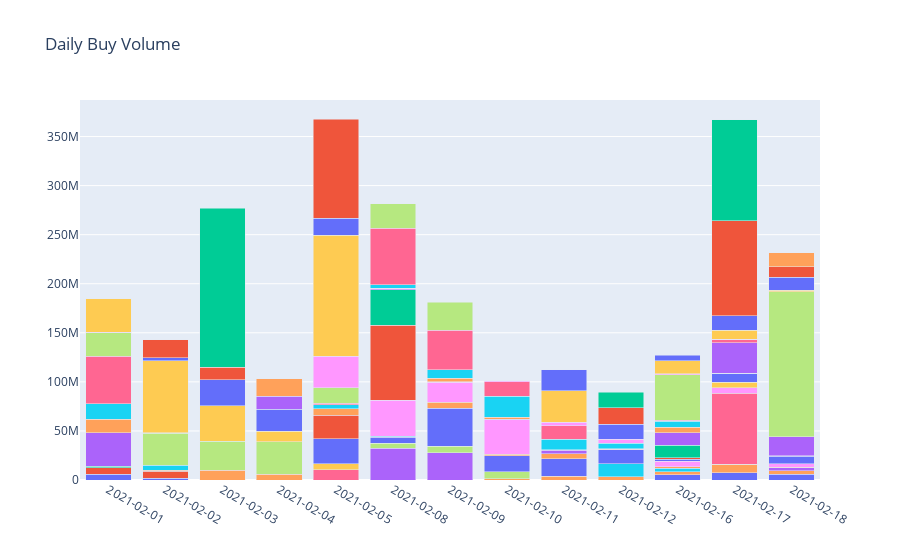

This figure's notebook cell:
### Code cell
traces = group_bc_traces("date", "abs_volume", "ticker", ["date"], df[df["signal"]=="Buy"])
fig = plot_traces(traces)
fig.update_layout(
    title="Daily Buy Volume",
    barmode='stack',
    xaxis={'categoryorder':'category ascending', 'type': 'category'}
)
fig.show()

### Figure 1 — Plotly figure (JSON) as saved in the notebook; plotly's stock layout.template omitted (floating-point values rounded to 4 significant figures)
{"data": [{"name": "BEAM", "showlegend": false, "type": "bar", "x": ["2021-02-01", "2021-02-02", "2021-02-16", "2021-02-17", "2021-02-18"], "y": [5805000.0, 1821000, 5490000.0, 7474885, 6082000.0]}, {"name": "BEKE", "showlegend": false, "type": "bar", "x": ["2021-02-01", "2021-02-02"], "y": [6823000.0, 7314000.0]}, {"name": "CDXS", "showlegend": false, "type": "bar", "x": ["2021-02-01"], "y": [1469000.0]}, {"name": "DKNG", "showlegend": false, "type": "bar", "x": ["2021-02-01", "2021-02-08", "2021-02-09"], "y": [33830000.0, 32520000.0, 27660000.0]}, {"name": "FATE", "showlegend": false, "type": "bar", "x": ["2021-02-01", "2021-02-02", "2021-02-03", "2021-02-04", "2021-02-10", "2021-02-11", "2021-02-12", "2021-02-16", "2021-02-17", "2021-02-18"], "y": [14170000.0, 564288, 9727000.0, 5648000.0, 1272000.0, 3734000.0, 3453000.0, 2747000.0, 8112000.0, 3418000.0]}, {"name": "LMT", "showlegend": false, "type": "bar", "x": ["2021-02-01", "2021-02-02", "2021-02-12", "2021-02-16"], "y": [15490000.0, 5403000.0, 13350000.0, 3596050]}, {"name": "NVDA", "showlegend": false, "type": "bar", "x": ["2021-02-01", "2021-02-05"], "y": [48380000.0, 10216341]}, {"name": "PCAR", "showlegend": false, "type": "bar", "x": ["2021-02-01", "2021-02-02", "2021-02-03", "2021-02-04", "2021-02-08", "2021-02-09", "2021-02-10"], "y": [24150000.0, 32647275, 29590000.0, 33210000.0, 5084000.0, 6742000.0, 7162000.0]}, {"name": "RPTX", "showlegend": false, "type": "bar", "x": ["2021-02-01", "2021-02-02"], "y": [387300.0, 317600.0]}, {"name": "TER", "showlegend": false, "type": "bar", "x": ["2021-02-01", "2021-02-02", "2021-02-03", "2021-02-04", "2021-02-05"], "y": [34410000.0, 73588176, 36310000.0, 11020000.0, 6270000.0]}, {"name": "NVS", "showlegend": false, "type": "bar", "x": ["2021-02-02", "2021-02-03", "2021-02-04", "2021-02-05", "2021-02-08", "2021-02-09", "2021-02-10", "2021-02-11", "2021-02-12"], "y": [2778000.0, 26800000.0, 22320000.0, 25550000.0, 5784000.0, 38836343, 16429912, 17960000.0, 14210000.0]}, {"name": "VRTX", "showlegend": false, "type": "bar", "x": ["2021-02-02", "2021-02-03", "2021-02-05"], "y": [18450000.0, 12470000.0, 23959650]}, {"name": "SPOT", "showlegend": false, "type": "bar", "x": ["2021-02-03"], "y": [161948552]}, {"name": "BILL", "showlegend": false, "type": "bar", "x": ["2021-02-04"], "y": [13400000.0]}, {"name": "PYPL", "showlegend": false, "type": "bar", "x": ["2021-02-04", "2021-02-05", "2021-02-09", "2021-02-10", "2021-02-11"], "y": [17540000.0, 6646000.0, 5776000.0, 1254000.0, 4901000.0]}, {"name": "KTOS", "showlegend": false, "type": "bar", "x": ["2021-02-05", "2021-02-08"], "y": [3999000.0, 1347000.0]}, {"name": "LGVW", "showlegend": false, "type": "bar", "x": ["2021-02-05", "2021-02-11", "2021-02-12"], "y": [1346360, 167300.0, 237700.0]}, {"name": "PTON", "showlegend": false, "type": "bar", "x": ["2021-02-05"], "y": [15823800]}, {"name": "REGN", "showlegend": false, "type": "bar", "x": ["2021-02-05", "2021-02-08", "2021-02-09", "2021-02-10"], "y": [32220000.0, 36330000.0, 20420000.0, 35050000.0]}, {"name": "SNAP", "showlegend": false, "type": "bar", "x": ["2021-02-05"], "y": [123400000.0]}, {"name": "TMO", "showlegend": false, "type": "bar", "x": ["2021-02-05"], "y": [17550000.0]}, {"name": "U", "showlegend": false, "type": "bar", "x": ["2021-02-05", "2021-02-08"], "y": [100940400, 76900000.0]}, {"name": "BABA", "showlegend": false, "type": "bar", "x": ["2021-02-08"], "y": [36130000.0]}, {"name": "EXPC", "showlegend": false, "type": "bar", "x": ["2021-02-08", "2021-02-09", "2021-02-10", "2021-02-11", "2021-02-18"], "y": [1314000.0, 666300.0, 626100.0, 3319000.0, 2993000.0]}, {"name": "KMTUY", "showlegend": false, "type": "bar", "x": ["2021-02-08", "2021-02-09", "2021-02-10", "2021-02-11", "2021-02-12", "2021-02-16", "2021-02-17", "2021-02-18"], "y": [227700.0, 3464000.0, 2141000.0, 537300.0, 600000, 1539000.0, 587900.0, 620589]}, {"name": "RHHBY", "showlegend": false, "type": "bar", "x": ["2021-02-08", "2021-02-09", "2021-02-10", "2021-02-11", "2021-02-12"], "y": [3171000.0, 8693000.0, 21270000.0, 10710000.0, 5811000.0]}, {"name": "SHOP", "showlegend": false, "type": "bar", "x": ["2021-02-08", "2021-02-09", "2021-02-10", "2021-02-11", "2021-02-17"], "y": [57670000.0, 40560000.0, 15110000.0, 13830000.0, 72370000.0]}, {"name": "TWTR", "showlegend": false, "type": "bar", "x": ["2021-02-08", "2021-02-09"], "y": [25210000.0, 28340000.0]}, {"name": "NTDOY", "showlegend": false, "type": "bar", "x": ["2021-02-10", "2021-02-11", "2021-02-12", "2021-02-16", "2021-02-17", "2021-02-18"], "y": [777700, 3579000.0, 3930000.0, 5577000.0, 5638000.0, 3495000.0]}, {"name": "CMLF", "showlegend": false, "type": "bar", "x": ["2021-02-11", "2021-02-17"], "y": [32420000.0, 5618000.0]}, {"name": "IRDM", "showlegend": false, "type": "bar", "x": ["2021-02-11", "2021-02-12", "2021-02-16", "2021-02-17", "2021-02-18"], "y": [21080000.0, 15360000.0, 2224000.0, 8819000.0, 7516000.0]}, {"name": "ISRG", "showlegend": false, "type": "bar", "x": ["2021-02-12", "2021-02-16"], "y": [16680000.0, 1452330]}, {"name": "TDY", "showlegend": false, "type": "bar", "x": ["2021-02-12", "2021-02-16", "2021-02-17", "2021-02-18"], "y": [15600000.0, 12890000.0, 202500.0, 517700.0]}, {"name": "ABBV", "showlegend": false, "type": "bar", "x": ["2021-02-16", "2021-02-17", "2021-02-18"], "y": [12840000.0, 30840000.0, 19600000.0]}, {"name": "ACIC", "showlegend": false, "type": "bar", "x": ["2021-02-16"], "y": [5540000.0]}, {"name": "AMZN", "showlegend": false, "type": "bar", "x": ["2021-02-16"], "y": [6101000.0]}, {"name": "BFLY", "showlegend": false, "type": "bar", "x": ["2021-02-16", "2021-02-17"], "y": [679700.0, 3366000.0]}, {"name": "PLTR", "showlegend": false, "type": "bar", "x": ["2021-02-16", "2021-02-18"], "y": [46840000.0, 147600000.0]}, {"name": "RAVN", "showlegend": false, "type": "bar", "x": ["2021-02-16", "2021-02-17"], "y": [697700.0, 550800.0]}, {"name": "SGFY", "showlegend": false, "type": "bar", "x": ["2021-02-16", "2021-02-17", "2021-02-18"], "y": [13260000.0, 8954000.0, 1661000.0]}, {"name": "VEEV", "showlegend": false, "type": "bar", "x": ["2021-02-16", "2021-02-17", "2021-02-18"], "y": [5706000.0, 14620000.0, 12920000.0]}, {"name": "EXAS", "showlegend": false, "type": "bar", "x": ["2021-02-17", "2021-02-18"], "y": [97060000.0, 10614762]}, {"name": "TSLA", "showlegend": false, "type": "bar", "x": ["2021-02-17"], "y": [102900000.0]}, {"name": "MASS", "showlegend": false, "type": "bar", "x": ["2021-02-18"], "y": [437600.0]}, {"name": "TXG", "showlegend": false, "type": "bar", "x": ["2021-02-18"], "y": [14260000.0]}], "layout": {"autosize": true, "barmode": "stack", "title": {"text": "Daily Buy Volume"}, "xaxis": {"autorange": true, "categoryorder": "category ascending", "range": [-0.5, 12.5], "type": "category"}, "yaxis": {"autorange": true, "range": [0, 387200000.0], "type": "linear"}}}
